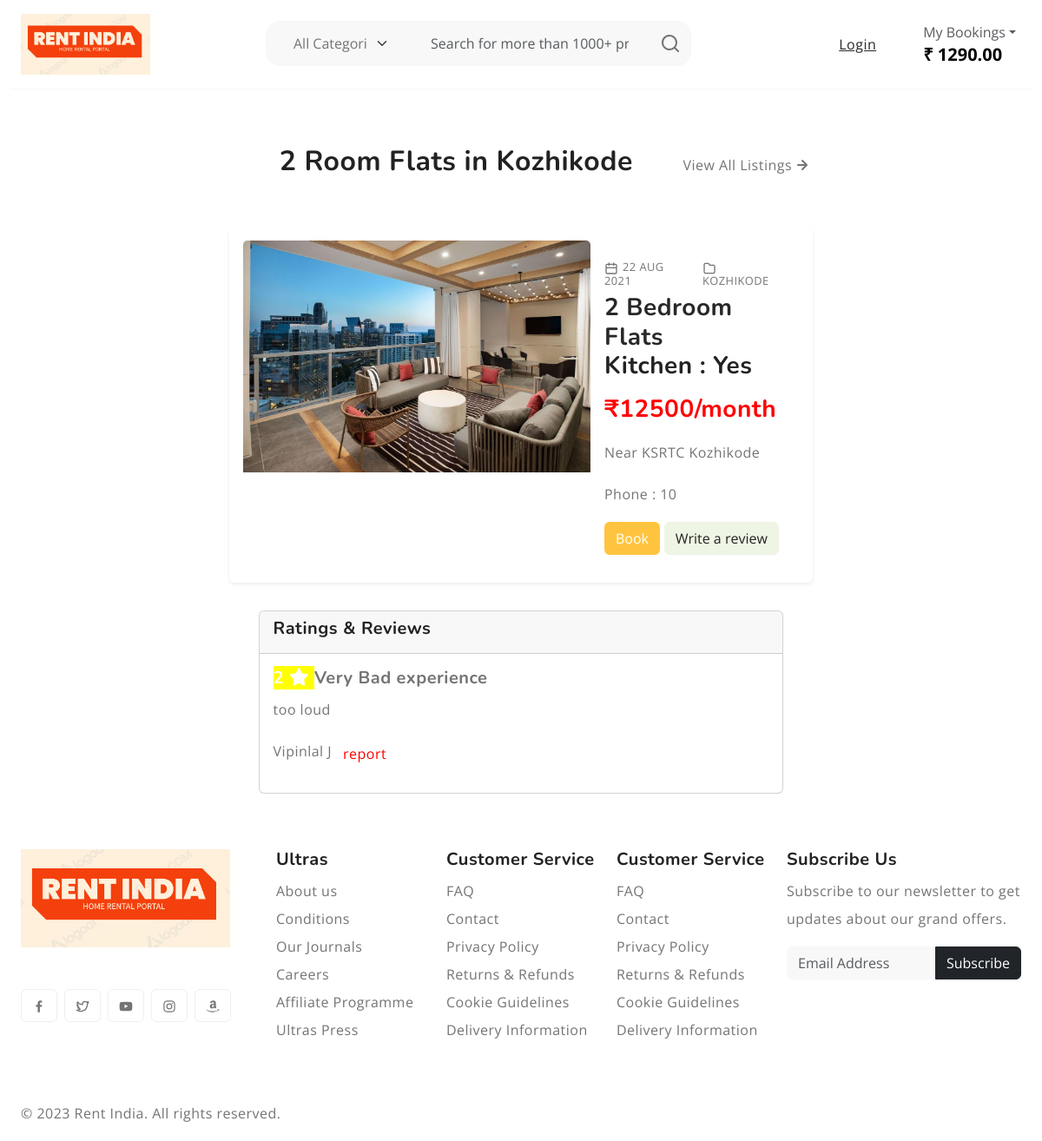
The app's page /SingleProduct/1/ with its own data.
### User/models.py (models this page shows)
class PostDB(models.Model):
    Category = models.CharField(max_length=50, null=True, blank=True)
    Rooms = models.IntegerField(max_length=2, null=True, blank=True)
    Kitchen = models.CharField(max_length=3, null=True, blank=True)
    Information = models.CharField(max_length=50, null=True, blank=True)
    City = models.CharField(max_length=50, null=True, blank=True)
    Rent = models.CharField(max_length=50, null=True, blank=True)
    Mobile = models.IntegerField(max_length=10, null=True, blank=True)
    Email = models.CharField(max_length=50, null=True, blank=True)
    Image = models.ImageField(upload_to='media/',null=True, blank=True)

### Client/models.py (models this page shows)
class ReviewDB(models.Model):
    Rating = models.IntegerField(null=True, blank=True)
    Title = models.CharField(max_length=100, null=True, blank=True)
    Review = models.CharField(max_length=1000, null=True, blank=True)
    Image = models.ImageField(null=True, blank=True)
    AdID = models.CharField(max_length=50)
    ClientName = models.CharField(max_length=50, null=True, blank=True)
    Email = models.CharField(max_length=50, null=True, blank=True)
    UserName = models.CharField(max_length=25, null=True, blank=True)
    Color = models.CharField(max_length=10, null=True, blank=True)

### Client/views.py (the view)
# urls.py: path('SingleProduct/<int:pro_id>/', views.SingleProduct, name="SingleProduct"),
def SingleProduct(request, pro_id):
    data = PostDB.objects.get(id=pro_id)
    categories = CategoryDB.objects.all()
    rating = ReviewDB.objects.filter(AdID=pro_id)
    ratings = ReviewDB.objects.filter(AdID=pro_id)
    rating_color=[]
    for rate in ratings:
        if rate.Rating in [4, 5]:
            color = "green"
        elif rate.Rating in [2, 3]:
            color = "yellow"
        else:
            color = "red"
        rating_color.append(
            {"color": color}
        )
    return render(request, "singleproduct.html", {'data':data, 'rating':rating, 'ratings':rating_color})

### Client/templates/singleproduct.html (shortened to what this page needs)
<!doctype html>
{% extends 'client_index.html' %}
{% block content %}
<html lang="en">
<head>
  <link rel="stylesheet" href="https://cdnjs.cloudflare.com/ajax/libs/font-awesome/6.4.2/css/all.min.css">
</head>
<body>
<div style="width:60%; margin:auto">
    <section id="latest-blog" class="py-3">
      <div class="container-fluid">
        <div class="row" style="display:flex">
          <div class="section-header d-flex align-items-center justify-content-between my-5">
            <p>            </p><h2 class="section-title">{{data.Rooms}} Room {{data.Category}} in {{data.City}}</h2>
            <div class="btn-wrap align-right">
              <a href="{% url 'client_home' %}" class="d-flex align-items-center nav-link">View All Listings <svg width="24" height="24"><use xlink:href="#arrow-right"></use></svg></a>
            </div>
          </div>
        </div>
        <div  >
          <div>
            <article class="post-item card border-0 shadow-sm p-3" style="display:flex">
              <div class="image-holder zoom-effect" style="display:flex">
                <div>
                <a href="#">
                  <img src="{{data.Image.url}}" alt="post" class="card-img-top" style="width:400px; height:auto">
                </a>
                  </div>
                <div>
              <div class="card-body">
                <div class="post-meta d-flex text-uppercase gap-3 my-2 align-items-center">
                  <div class="meta-date"><svg width="16" height="16"><use xlink:href="#calendar"></use></svg>22 Aug 2021</div>
                  <div class="meta-categories"><svg width="16" height="16"><use xlink:href="#category"></use></svg>
                    {{data.City}}</div>
                </div>
                <div class="post-header">
                  <h3 class="post-title">
                    <a href="#" class="text-decoration-none">{{ data.Rooms }} Bedroom  {{data.Category}}</a>
                    <p >Kitchen : {{data.Kitchen}}<br>
                      <p style="color:red">₹{{data.Rent}}/month</p>
                    </p>
                  </h3>
                  <p>{{ data.Information }}  {{data.City}}</p>
                  <p>Phone : {{data.Mobile}}</p>
                  <a href="{% url 'booking' pro_id=data.id %}"><button type="submit" class="btn btn-primary">Book</button></a>
                  <a href="{% url 'review' pro_id=data.id %}"><button type="submit" class="btn btn-success">Write a review</button></a>
                </div>
              </div>
                </div>
              </div>
            </article>
          </div>
          <div style=" width:100%; border-radius:10px">
            <br>
            <div style="background-color:white; width:90%; border-radius:10px; margin:auto">
              <div class="card">
  <div class="card-header">
    <h5>Ratings & Reviews</h5>
  </div>
                {% for r in rating %}
  <div class="card-body">
    <h5 class="card-title"><span class="rating-badge" style="background-color:{{r.Color}}; color: white;">
        {{r.Rating}} <i class="fas fa-star"></i>
    </span>
    <span class="review-text">{{r.Title}}</span></h5>
    <p class="card-text">{{r.Review}}</p>
    <div style="display:flex"><p>{{r.ClientName}}    </p><p>   </p><a href="#" class="btn " style="color:red">report</a></div>
  </div>
                {% endfor %}
</div>
            </div>
          </div>
        </div>
      </div>
    </section>
</div>
</body>
</html>
{% endblock %}

### Client/static/styles/style.css (style rules this page uses)
:root { --header-height : 160px; --header-height-min : 80px; }
:root { --accent-color : #FFC43F; --dark-color : #222222; --light-dark-color : #727272; --light-color : #fff; --grey-color : #dbdbdb; --light-grey-color : #fafafa; --primary-color : #6995B1; --light-primary-color : #eef1f3; }
:root { --body-font : "Open Sans", sans-serif; --heading-font : "Nunito", sans-serif; }
body { --bs-link-color: #333; --bs-link-hover-color:#333; --bs-link-color-rgb: 40,40,40; --bs-link-hover-color-rgb: 0,0,0; --bs-light-rgb: 248, 248, 248; --bs-font-sans-serif: "Open Sans", sans-serif; --bs-body-font-family: var(--bs-font-sans-serif); --bs-body-font-size: 1rem; --bs-body-font-weight: 400; --bs-body-line-height: 2; --bs-body-color: #747474; --bs-primary: #FFC43F; --bs-primary-rgb: 255, 196, 63; --bs-success: #a3be4c; --bs-success-rgb: 163, 190, 76; --bs-primary-bg-subtle: #FFF9EB; --bs-success-bg-subtle: #eef5e5; --bs-border-color: #F7F7F7; --bs-secondary-rgb: 230, 243, 251; --bs-danger-rgb: 249, 235, 231; --bs-warning-rgb: 255, 249, 235; --bs-info-rgb: 230, 243, 250; }
.btn-primary { --bs-btn-color: #fff; --bs-btn-bg: #ffc43f; --bs-btn-border-color: transparent; --bs-btn-hover-color: #fff; --bs-btn-hover-bg: #f7a422; --bs-btn-hover-border-color: transparent; --bs-btn-focus-shadow-rgb: 49,132,253; --bs-btn-active-color: #fff; --bs-btn-active-bg: #ffc43f; --bs-btn-active-border-color: transparent; --bs-btn-active-shadow: inset 0 3px 5px rgba(0, 0, 0, 0.125); --bs-btn-disabled-color: #fff; --bs-btn-disabled-bg: #d3d7dd; --bs-btn-disabled-border-color: transparent; }
.btn-success { --bs-btn-color: #222; --bs-btn-bg: #EEF5E4; --bs-btn-border-color: #EEF5E4; --bs-btn-hover-color: #222; --bs-btn-hover-bg: #9de3c2; --bs-btn-hover-border-color: #9de3c2; --bs-btn-focus-shadow-rgb: 60,153,110; --bs-btn-active-color: #222; --bs-btn-active-bg: #9de3c2; --bs-btn-active-border-color: #9de3c2; --bs-btn-active-shadow: inset 0 3px 5px rgba(0, 0, 0, 0.125); --bs-btn-disabled-color: #222; --bs-btn-disabled-bg: #EEF5E4; --bs-btn-disabled-border-color: #EEF5E4; }
body { letter-spacing: 0.03em; }
h1,h2,h3,h4,h5,h6 { font-family: var(--heading-font); color: var(--dark-color); font-weight: 700; }
.container, .container-fluid, .container-lg, .container-md, .container-sm, .container-xl, .container-xxl { --bs-gutter-x: 3rem; }
.container-fluid { max-width: 1600px; }
.post-item .post-meta { font-size: 0.8rem; line-height: 1; }
.post-item .post-meta svg { margin-right: 5px; }

### records on screen
PostDB: Rooms "2", Category "Flats", City "Kozhikode", Image (picture), City "KOZHIKODE", Kitchen "Yes", Rent "12500", Information "Near KSRTC", Mobile "10"
ReviewDB: Rating "2", Title "Very Bad experience", Review "too loud", ClientName "Vipinlal J"
